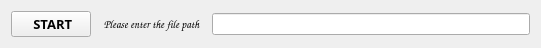
   <widget class="QWidget" name="horizontalLayoutWidget_2">
    <property name="geometry">
     <rect>
      <x>508</x>
      <y>372</y>
      <width>541</width>
      <height>36</height>
     </rect>
    </property>
    <layout class="QHBoxLayout" name="horizontalLayout_2">
     <item>
      <widget class="QPushButton" name="pushButton_11">
       <property name="enabled">
        <bool>true</bool>
       </property>
       <property name="font">
        <font>
         <family>Corbel</family>
         <pointsize>10</pointsize>
         <weight>75</weight>
         <bold>true</bold>
        </font>
       </property>
       <property name="text">
        <string> START</string>
       </property>
       <property name="icon">
        <iconset resource="image.qrc">
         <normaloff>:/new/src/image/connect.png</normaloff>:/new/src/image/connect.png</iconset>
       </property>
       <property name="autoDefault">
        <bool>false</bool>
       </property>
       <property name="default">
        <bool>false</bool>
       </property>
       <property name="flat">
        <bool>false</bool>
       </property>
      </widget>
     </item>
     <item>
      <widget class="QToolButton" name="toolButton">
       <property name="enabled">
        <bool>true</bool>
       </property>
       <property name="font">
        <font>
         <family>Comic Sans MS</family>
         <pointsize>8</pointsize>
         <weight>75</weight>
         <bold>true</bold>
        </font>
       </property>
       <property name="text">
        <string>Please enter the file path</string>
       </property>
       <property name="icon">
        <iconset resource="image.qrc">
         <normaloff>:/new/src/image/2927.png_300.png</normaloff>:/new/src/image/2927.png_300.png</iconset>
       </property>
       <property name="iconSize">
        <size>
         <width>30</width>
         <height>25</height>
        </size>
       </property>
       <property name="checkable">
        <bool>false</bool>
       </property>
       <property name="autoRaise">
        <bool>true</bool>
       </property>
      </widget>
     </item>
     <item>
      <widget class="QLineEdit" name="lineEdit_2">
       <property name="readOnly">
        <bool>true</bool>
       </property>
      </widget>
     </item>
    </layout>
   </widget>
